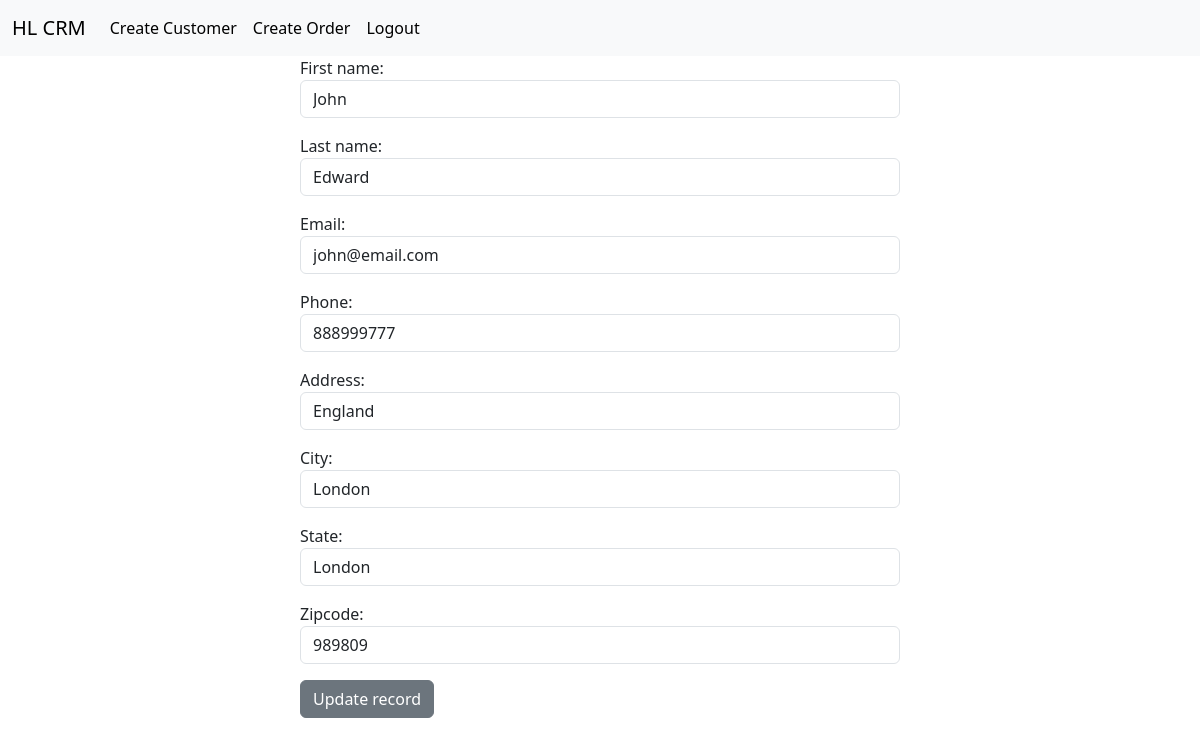
The app's page /update_record/6/ (signed in) with its own data.
### CRM_Django/models.py (models this page shows, shortened)
class Record(models.Model):
    created_at= models.DateTimeField(auto_now_add=True)
    first_name= models.CharField(max_length=50)
    last_name= models.CharField(max_length=60)
    email= models.CharField(max_length=100)
    phone= models.IntegerField()
    address= models.CharField(max_length=100)
    city= models.CharField(max_length=50)
    state= models.CharField(max_length=50)
    zipcode= models.CharField(max_length=50)

### CRM_Django/views.py (the view)
# urls.py: path('update_record/<int:pk>/',views.update_record,name="update"),
def update_record(request,pk):
    if request.user.is_authenticated:
        record_update= Record.objects.get(id=pk)
        form= add_form(request.POST or None, instance=record_update)
        if form.is_valid():
            form.save()
            messages.success(request,"Record has been successfully updated... ")
            return redirect('home')
    else:
        messages.success(request, "You must be logged in... ")
        return redirect('home')
    return render(request,'update_record.html',{'record':record_update,'form':form})

### CRM_Django/templates/update_record.html (shortened to what this page needs)
{% include 'base.html' %}
{% block content %}
<div class="col-md-6 offset-md-3" >
<form method="post" action="{% url 'update' record.id %}">
{{form.as_p}}
<button type="submit" class="btn btn-secondary">Update record</button>
</form>
</div>
{% endblock %}

### records on screen
Record: first_name "John", last_name "Edward", email "john@email.com", phone "888999777", address "England", city "London", state "London", zipcode "989809"
